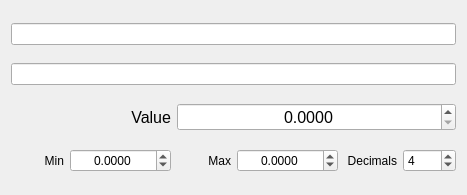
<?xml version="1.0" encoding="UTF-8"?>
<ui version="4.0">
 <class>Form</class>
 <widget class="QWidget" name="Form">
  <property name="geometry">
   <rect>
    <x>0</x>
    <y>0</y>
    <width>467</width>
    <height>195</height>
   </rect>
  </property>
  <property name="sizePolicy">
   <sizepolicy hsizetype="Preferred" vsizetype="Fixed">
    <horstretch>0</horstretch>
    <verstretch>0</verstretch>
   </sizepolicy>
  </property>
  <property name="windowTitle">
   <string>Form</string>
  </property>
  <layout class="QGridLayout" name="gridLayout">
   <item row="3" column="2">
    <widget class="QLabel" name="label_3">
     <property name="text">
      <string>Max</string>
     </property>
     <property name="alignment">
      <set>Qt::AlignRight|Qt::AlignTrailing|Qt::AlignVCenter</set>
     </property>
    </widget>
   </item>
   <item row="3" column="1">
    <widget class="QDoubleSpinBox" name="uiMin">
     <property name="alignment">
      <set>Qt::AlignCenter</set>
     </property>
     <property name="keyboardTracking">
      <bool>false</bool>
     </property>
     <property name="decimals">
      <number>4</number>
     </property>
     <property name="minimum">
      <double>-999999999.000000000000000</double>
     </property>
     <property name="maximum">
      <double>999999999.000000000000000</double>
     </property>
     <property name="singleStep">
      <double>0.000100000000000</double>
     </property>
    </widget>
   </item>
   <item row="2" column="0" colspan="2">
    <widget class="QLabel" name="label">
     <property name="font">
      <font>
       <pointsize>12</pointsize>
      </font>
     </property>
     <property name="text">
      <string>Value</string>
     </property>
     <property name="alignment">
      <set>Qt::AlignRight|Qt::AlignTrailing|Qt::AlignVCenter</set>
     </property>
    </widget>
   </item>
   <item row="3" column="0">
    <widget class="QLabel" name="label_2">
     <property name="text">
      <string>Min</string>
     </property>
     <property name="alignment">
      <set>Qt::AlignRight|Qt::AlignTrailing|Qt::AlignVCenter</set>
     </property>
    </widget>
   </item>
   <item row="3" column="3">
    <widget class="QDoubleSpinBox" name="uiMax">
     <property name="alignment">
      <set>Qt::AlignCenter</set>
     </property>
     <property name="keyboardTracking">
      <bool>false</bool>
     </property>
     <property name="decimals">
      <number>4</number>
     </property>
     <property name="minimum">
      <double>-999999999.000000000000000</double>
     </property>
     <property name="maximum">
      <double>999999999.000000000000000</double>
     </property>
     <property name="singleStep">
      <double>0.000100000000000</double>
     </property>
    </widget>
   </item>
   <item row="3" column="4">
    <widget class="QLabel" name="label_4">
     <property name="text">
      <string>Decimals</string>
     </property>
     <property name="alignment">
      <set>Qt::AlignRight|Qt::AlignTrailing|Qt::AlignVCenter</set>
     </property>
    </widget>
   </item>
   <item row="3" column="5">
    <widget class="QSpinBox" name="uiDecimals">
     <property name="minimum">
      <number>0</number>
     </property>
     <property name="maximum">
      <number>10</number>
     </property>
     <property name="value">
      <number>4</number>
     </property>
    </widget>
   </item>
   <item row="2" column="2" colspan="4">
    <widget class="QDoubleSpinBox" name="uiValue">
     <property name="font">
      <font>
       <pointsize>12</pointsize>
      </font>
     </property>
     <property name="alignment">
      <set>Qt::AlignCenter</set>
     </property>
     <property name="keyboardTracking">
      <bool>false</bool>
     </property>
     <property name="decimals">
      <number>4</number>
     </property>
     <property name="singleStep">
      <double>0.000100000000000</double>
     </property>
    </widget>
   </item>
   <item row="1" column="0" colspan="6">
    <widget class="QLineEdit" name="uiName">
     <property name="readOnly">
      <bool>true</bool>
     </property>
    </widget>
   </item>
   <item row="0" column="0" colspan="6">
    <widget class="QLineEdit" name="uiCollection">
     <property name="readOnly">
      <bool>true</bool>
     </property>
    </widget>
   </item>
  </layout>
 </widget>
 <resources/>
 <connections/>
</ui>
